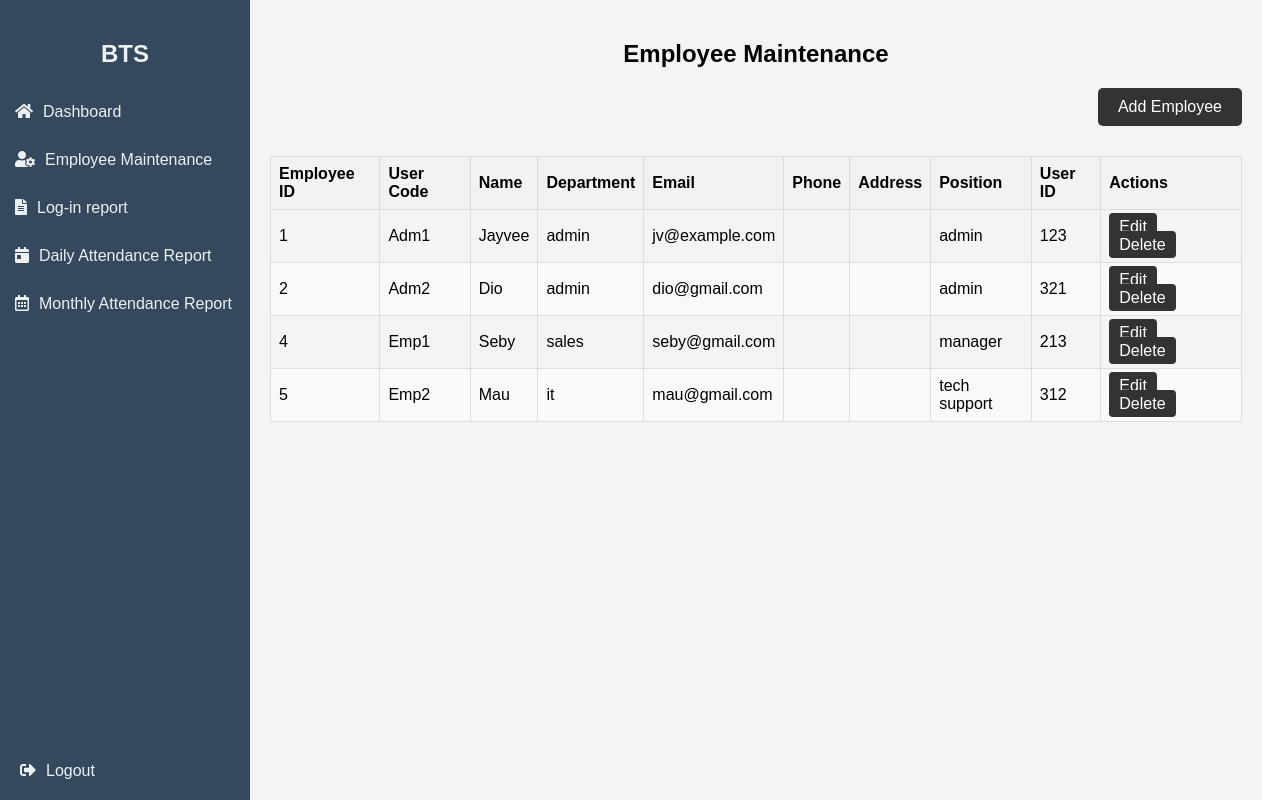
The page /EAS/employee_maintenance.php on the database as committed earlier.
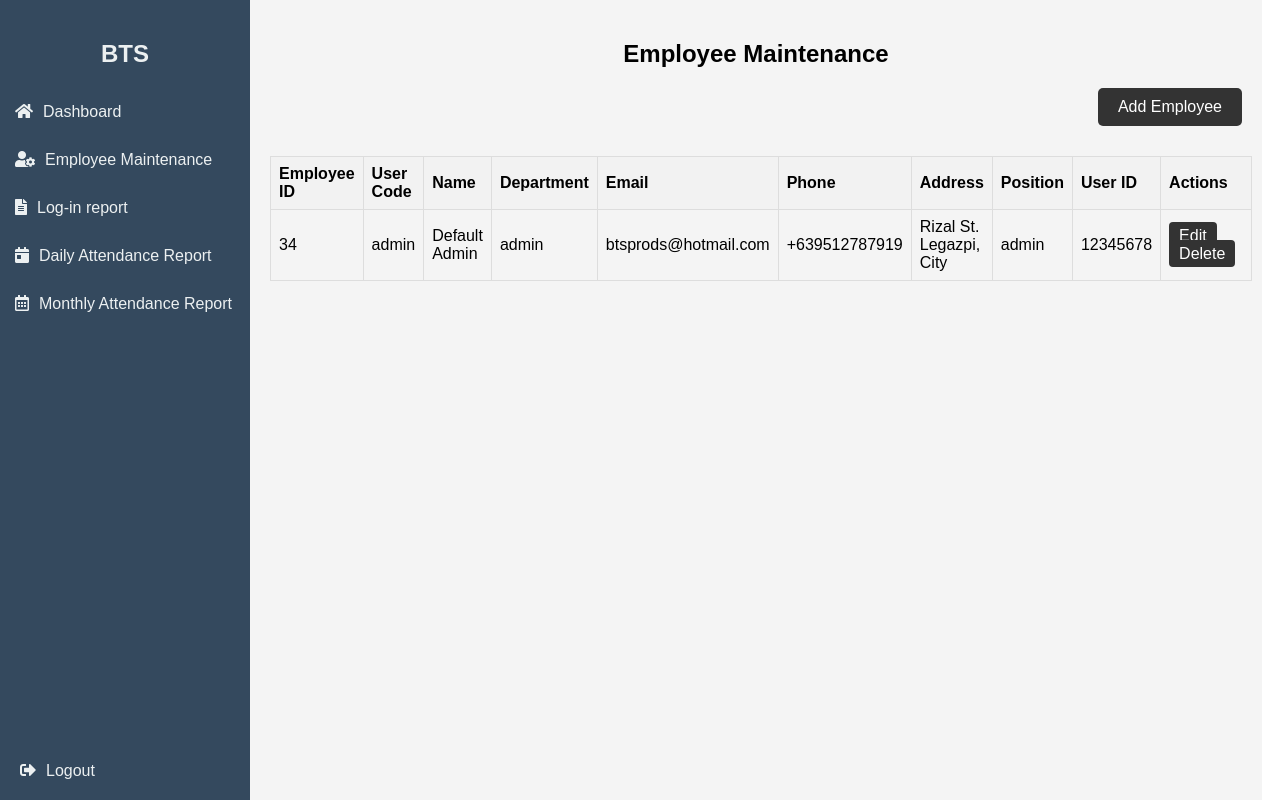
The same page on the database as committed later.
### tables this page shows
CREATE TABLE `employee` (
  `emp_id` int(11) NOT NULL,
  `user_code` varchar(100) NOT NULL,
  `name` varchar(100) NOT NULL,
  `login_date` date DEFAULT NULL,
  `login_time` time DEFAULT NULL,
  `department` varchar(50) DEFAULT NULL,
  `email` varchar(100) DEFAULT NULL,
  `phone` varchar(15) DEFAULT NULL,
  `address` varchar(255) DEFAULT NULL,
  `position` varchar(50) DEFAULT NULL,
  `status` varchar(20) DEFAULT NULL,
  `logout_date` date DEFAULT NULL,
  `logout_time` time DEFAULT NULL,
  `user_id` int(11) DEFAULT NULL
);

### EAS/employee_maintenance.php (the view, shortened to what this page needs)
<!DOCTYPE html>
<html lang="en">
<head>
    <link rel="stylesheet" href="https://cdnjs.cloudflare.com/ajax/libs/font-awesome/5.15.4/css/all.min.css">
    <link rel="stylesheet" href="css/dashboard_admin_test.css">
	<link rel="stylesheet" href="css/employee_maintenance.css">
</head>
<body>
<div class="sidebar">
    <h2>BTS</h2>
    <ul>
        <li><a href="dashboard.php"><i class="fas fa-home"></i>Dashboard</a></li>
        <li><a href="employee_maintenance.php"><i class="fas fa-user-cog"></i>Employee Maintenance</a></li>
        <li><a href="login_report.php"><i class="fas fa-file-alt"></i>Log-in report</a></li>
        <li><a href="daily_attendance_report.php"><i class="fas fa-calendar-day"></i>Daily Attendance Report</a></li>
        <li><a href="monthly_attendance_report.php"><i class="far fa-calendar-alt"></i>Monthly Attendance Report</a></li>
    </ul>
    <a href="login/logout.php" class="logout-btn"><i class="fas fa-sign-out-alt"></i>Logout</a>
</div>
<div class="content">
    <h2>Employee Maintenance</h2>
    <a href="employee_maintenance_crud/add_employee.php" class="add-btn">Add Employee</a>
    <table>
        <thead>
            <tr>
                <th>Employee ID</th>
                <th>User Code</th>
                <th>Name</th>
                <th>Department</th>
                <th>Email</th>
                <th>Phone</th>
                <th>Address</th>
                <th>Position</th>
                <th>User ID</th>
                <th>Actions</th>
            </tr>
        </thead>
        <tbody>
            <?php
            $host = "localhost";
            $dbname = "EmpAttendanceSystem";
            $username = "root";
            $password = "";
            try {
                $pdo = new PDO("mysql:host=$host;dbname=$dbname", $username, $password);
                $pdo->setAttribute(PDO::ATTR_ERRMODE, PDO::ERRMODE_EXCEPTION);
                $stmt = $pdo->query("SELECT * FROM employee");
                while ($employee = $stmt->fetch(PDO::FETCH_ASSOC)) {
                    echo "<tr>";
                    echo "<td>{$employee['emp_id']}</td>";
                    echo "<td>{$employee['user_code']}</td>";
                    echo "<td>{$employee['name']}</td>";
                    echo "<td>{$employee['department']}</td>";
                    echo "<td>{$employee['email']}</td>";
                    echo "<td>{$employee['phone']}</td>";
                    echo "<td>{$employee['address']}</td>";
                    echo "<td>{$employee['position']}</td>";
                    echo "<td>{$employee['user_id']}</td>";
                    echo "<td class='action-btns'>
                            <a href='employee_maintenance_crud/edit_employee.php?id={$employee['emp_id']}' class='edit-btn'>Edit</a>
                            <a href='employee_maintenance_crud/delete_employee.php?id={$employee['emp_id']}' class='delete-btn' onclick='return confirm(\"Are you sure you want to delete this employee?\")'>Delete</a>
                          </td>";
                    echo "</tr>";
                }
            } catch (PDOException $e) {
                echo "Error: " . $e->getMessage();
            }
            ?>
        </tbody>
    </table>
</div>
</body>
</html>

### EAS/css/dashboard_admin_test.css (style rules this page uses)
body { font-family: "Arial", sans-serif; margin: 0; padding: 0; background-color: #f4f4f4; }
.sidebar { height: 100%; width: 250px; position: fixed; top: 0; left: 0; background-color: #34495e; padding-top: 20px; }
.sidebar h2 { color: #ecf0f1; text-align: center; }
.sidebar ul { list-style-type: none; padding: 0; }
.sidebar li { padding: 15px; text-align: left; }
.sidebar a { text-decoration: none; color: #ecf0f1; font-size: 16px; display: block; transition: 0.3s; }
.sidebar a i { margin-right: 10px; }
.sidebar .logout-btn { position: absolute; bottom: 20px; margin: 20px; width: 80%; text-align: left; }
.content { margin-left: 250px; padding: 20px; }
.th, td { gap: 10px; }

### EAS/css/employee_maintenance.css (style rules this page uses)
table { border-collapse: collapse; width: 100%; }
th, td { border: 1px solid #dddddd; text-align: left; padding: 8px; }
th { background-color: #f2f2f2; }
h2 { text-align: center; }
.add-btn { float: right; background-color: #333333; padding: 10px 20px; color: white; text-decoration: none; border-radius: 5px; margin-bottom: 30px; }
.edit-btn, .delete-btn { padding: 5px 10px; margin-right: 8px; border: none; border-radius: 4px; cursor: pointer; text-decoration: none; color: #fff; }
.edit-btn { background-color: #333; }
.delete-btn { background-color: #333; }
tr:nth-child(even) { background-color: #f9f9f9; }

### EAS/employee_maintenance.php (style rules this page uses)
.add-btn { float: right; background-color: #333333; padding: 10px 20px; color: white; text-decoration: none; border-radius: 5px; margin-bottom: 30px; }
.edit-btn, .delete-btn { padding: 5px 10px; margin-right: 8px; border: none; border-radius: 4px; cursor: pointer; text-decoration: none; color: #fff; }
.edit-btn { background-color: #333; }
.delete-btn { background-color: #333; }

Rows that differ between the two databases and show on the page:
removed employee: emp_id "1", user_code "Adm1", name "Jayvee", department "admin", email "jv@example.com", position "admin", user "123"
removed employee: emp_id "2", user_code "Adm2", name "Dio", department "admin", email "dio@gmail.com", position "admin", user "321"
removed employee: emp_id "4", user_code "Emp1", name "Seby", department "sales", email "seby@gmail.com", position "manager", user "213"
removed employee: emp_id "5", user_code "Emp2", name "Mau", department "it", email "mau@gmail.com", position "tech support", user "312"
added employee: emp_id "34", user_code "admin", name "Default Admin", department "admin", email "btsprods@hotmail.com", phone "+639512787919", address "Rizal St. Legazpi, City", position "admin", user "12345678"
